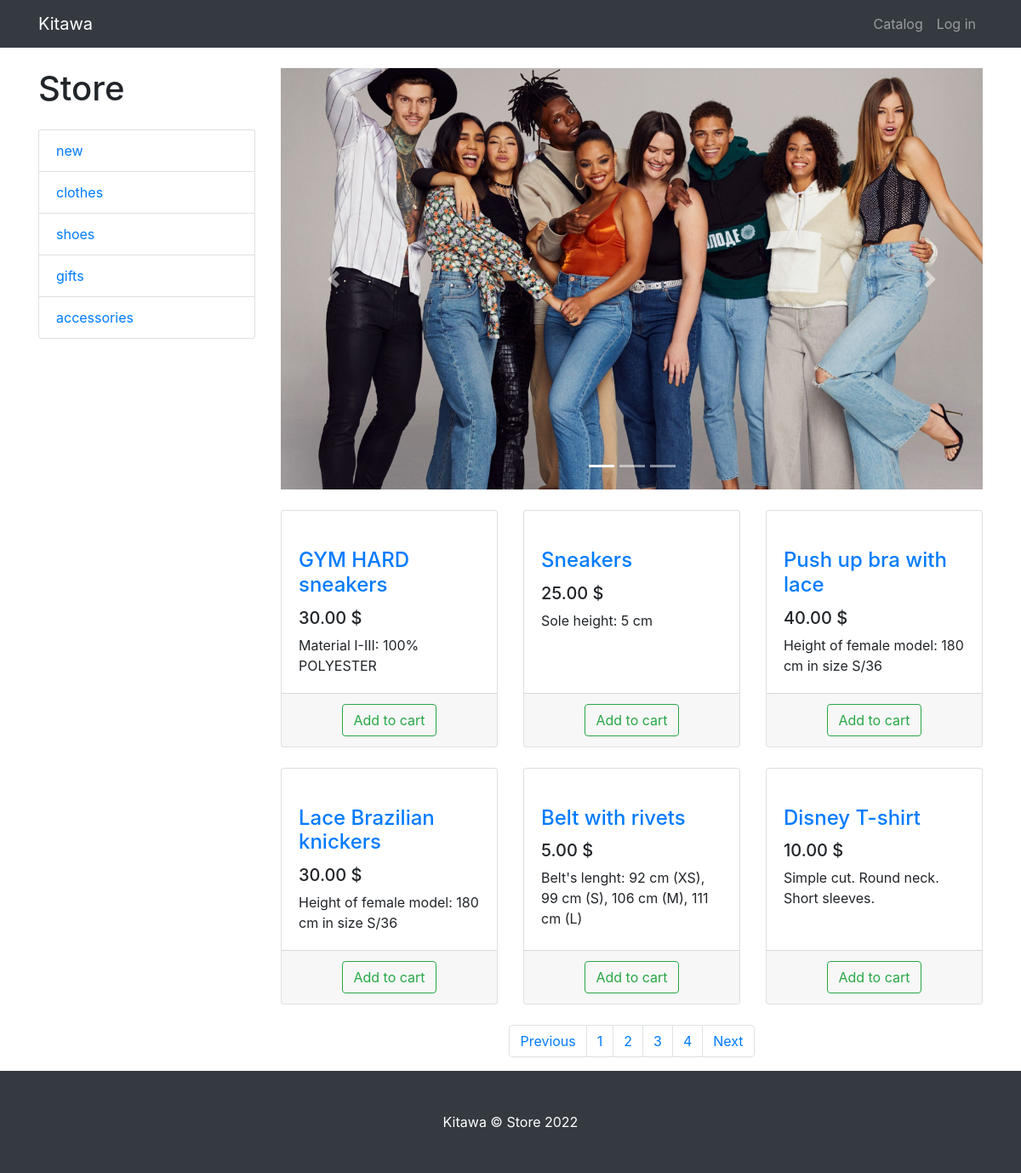
Before: //page/2 with the older database file.
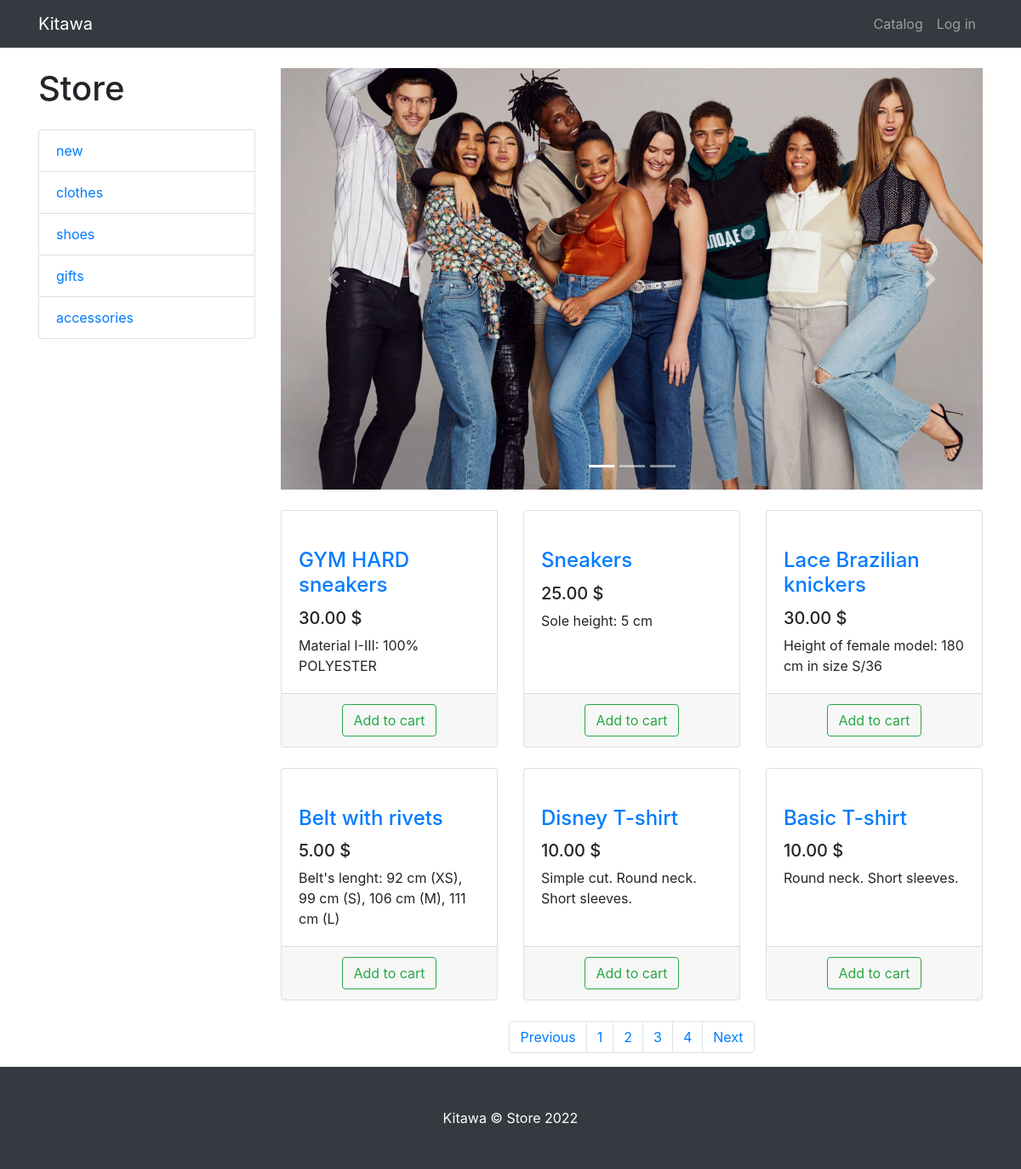
After: the same page with the newer database file.
### products/models.py (models this page shows, shortened)
class ProductCategory(models.Model):
    name = models.CharField(max_length=64, unique=True)
    description = models.TextField(blank=True)
    class Meta:
        verbose_name_plural = 'Product Categories'

class Product(models.Model):
    name = models.CharField(max_length=256)
    image = models.ImageField(upload_to='products_images', blank=True)
    description = models.TextField(blank=True)
    short_description = models.CharField(max_length=64, blank=True)
    price = models.DecimalField(max_digits=8, decimal_places=2, default=0)
    quantity = models.PositiveIntegerField(default=0)
    category = models.ForeignKey(ProductCategory, on_delete=models.PROTECT)

### products/views.py (the view)
# urls.py: path('/page/<int:page>', views.products, name="page"),
def products(request, category_id=None, page=1):
    context = {
        'title': 'Store - catalog',
        'categories': ProductCategory.objects.all(),
    }
    if category_id:
        products = Product.objects.filter(category_id=category_id)
    else:
        products = Product.objects.all()
    paginator = Paginator(products, 6)
    products_paginator = paginator.page(page)
    context.update({'products': products_paginator})
    return render(request, 'products/products.html', context)

### products/templates/products/products.html (shortened to what this page needs)
{% extends 'products/base.html' %}
{% load static %}
{% block css %}
<link href="{% static 'css/products.css' %}" rel="stylesheet">
{% endblock %}
{% block content %}
<div class="container">
    <div class="row">
        <div class="col-lg-3">
            <h1 class="my-4">Store</h1>
            <div class="list-group">
                {% for category in categories %}
                <a href="{% url 'products' category.id %}" class="list-group-item">{{ category.name }}</a>
                {% endfor %}
            </div>
        </div>
        <div class="col-lg-9">
            <div id="carouselExampleIndicators" class="carousel slide my-4" data-ride="carousel">
                <ol class="carousel-indicators">
                    <li data-target="#carouselExampleIndicators" data-slide-to="0" class="active"></li>
                    <li data-target="#carouselExampleIndicators" data-slide-to="1"></li>
                    <li data-target="#carouselExampleIndicators" data-slide-to="2"></li>
                </ol>
                <div class="carousel-inner" role="listbox">
                    <div class="carousel-item active">
                        <img class="d-block img-fluid" src="{% static 'vendor/img/slides/slide-1.jpg' %}"
                             alt="First slide">
                    </div>
                </div>
                <a class="carousel-control-prev" href="#carouselExampleIndicators" role="button" data-slide="prev">
                    <span class="carousel-control-prev-icon" aria-hidden="true"></span>
                </a>
                <a class="carousel-control-next" href="#carouselExampleIndicators" role="button" data-slide="next">
                    <span class="carousel-control-next-icon" aria-hidden="true"></span>
                </a>
            </div>
            <div class="row">
                {% for product in products %}
                <div class="col-lg-4 col-md-6 mb-4">
                    <div class="card h-100">
                        <a href="#">
                        </a>
                        <div class="card-body">
                            <h4 class="card-title">
                                <a href="#">{{ product.name }}</a>
                            </h4>
                            <h5>{{ product.price}} $</h5>
                            <p class="card-text">{{ product.short_description }}</p>
                        </div>
                        <div class="card-footer text-center">
                            <a href="{% url 'basket_add' product.id %}">
                                <button type="button" class="btn btn-outline-success">Add to cart</button>
                            </a>
                        </div>
                    </div>
                </div>
                {% endfor %}
            </div>
            <nav aria-label="Page navigation example">
                <ul class="pagination justify-content-center">
                    <li class="page-item {% if not products.has_previous  %} disabled {% endif %}">
                        <a class="page-link" href="{% if products.has_previous %} {% url 'page' products.previous_page_number %} {% else %} # {% endif %}"
                           tabindex="-1" aria-disabled="true">Previous</a>
                    </li>
                    {% for page in products.paginator.page_range %}
                    <li class="page-item">
                        <a class="page-link" href="{% url 'page' page %}">
                            {{ page }}
                        </a>
                    </li>
                    {% endfor %}
                    <li class="page-item {% if not products.has_next  %} disabled {% endif %}" >
                        <a class="page-link" href="{% if products.has_next %} {% url 'page' products.next_page_number %} {% else %} # {% endif %}">
                            Next</a>
                    </li>
                </ul>
            </nav>
        </div>
    </div>
</div>
{% endblock %}
{% block footer %}
<footer class="py-5 bg-dark">
    <div class="container">
        <p class="m-0 text-center text-white">Kitawa &copy; Store 2022</p>
    </div>
</footer>
{% endblock %}

Changed rows visible on the page:
removed Product: name "Push up bra with lace", price "40.00", short_description "Height of female model: 180 cm in size S/36"
now on this page (row unchanged): Product: name "Basic T-shirt", price "10.00", short_description "Round neck. Short sleeves."
